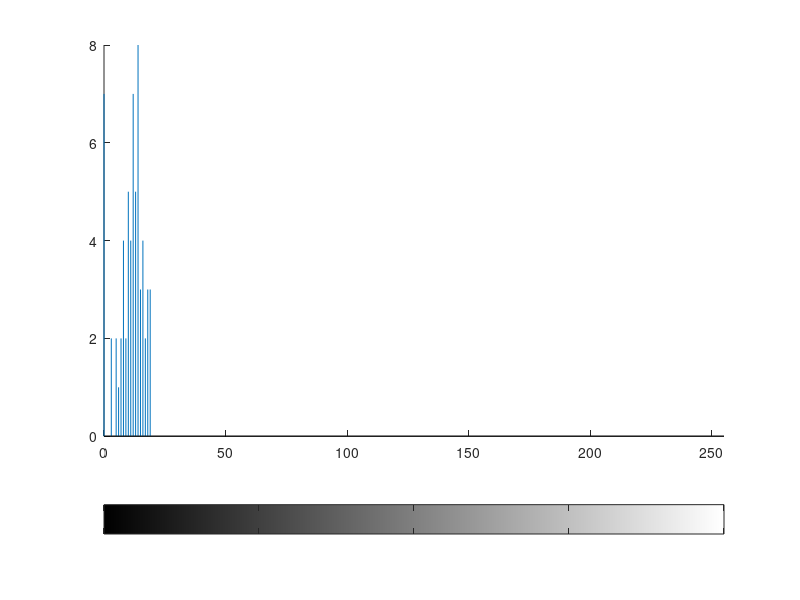

Write MATLAB code to recreate this figure.
c = [12 6 5 13 14 14 16 15;
    11 10 8 5 8 11 14 14;
    9 8 3 3 7 12 18 19;
    10 7 0 0 10 12 13 17;
    16 9 13 13 16 19 19 17;
    12 10 14 15 18 18 16 14;
    11 8 10 12 14 13 14 15;
    0 0 0 0 0 11 12 12];

figure;
imhist(uint8(c)),axis tight
